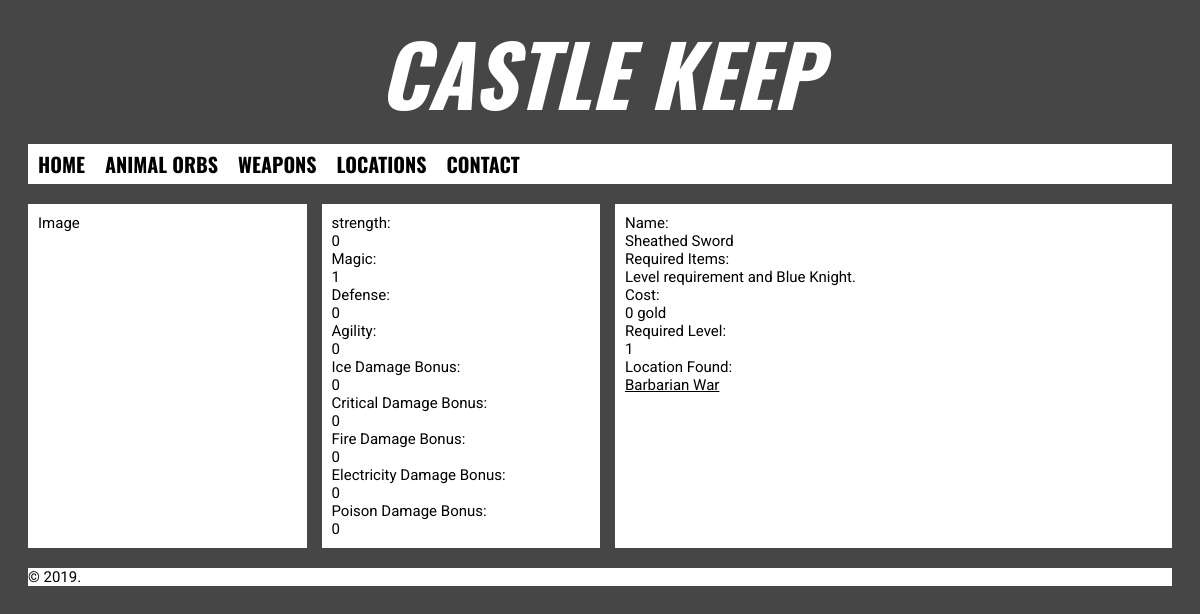
Screenshot of /weapon/3 with the database file from the repository.
### app/models.py (models this page shows)
class Weapon(db.Model):
    __tablename__ = 'Weapon'
    id = db.Column(db.Integer, primary_key=True, nullable=False)
    name = db.Column(db.String(100), nullable=False)
    locationid = db.Column(db.Integer, db.ForeignKey('Location.id'), nullable=False)
    reqItem = db.Column(db.String(2000))
    reqLevel = db.Column(db.Integer, nullable=False)
    mode = db.Column(db.String(10), nullable=False)
    strength = db.Column(db.Integer)
    magic = db.Column(db.Integer)
    defense = db.Column(db.Integer)
    agility = db.Column(db.Integer)
    iceSpecial = db.Column(db.Integer)
    critSpecial = db.Column(db.Integer)
    fireSpecial = db.Column(db.Integer)
    elecSpecial = db.Column(db.Integer)
    poiSpecial = db.Column(db.Integer)
    cost = db.Column(db.Integer)

class Location(db.Model):
    __tablename__ = 'Location'
    id = db.Column(db.Integer, primary_key=True, nullable=False)
    name = db.Column(db.String(100), nullable=False)
    description = db.Column(db.String(2000))
    chapter = db.Column(db.Integer, nullable=False)
    localeType = db.Column(db.String(10))
    orbs = db.relationship('Orb')
    weaponLoc = db.relationship('Weapon', backref = 'locale')

### app/routes.py (the view)
@app.route('/weapon/<id>')
def weapon_details(id):
    weapon = Weapon.query.filter_by(id = id).first()
    location = Location.query.filter_by(id = id).first()
    return render_template('weapon_details.html', page_title="Weapon Details", weapon=weapon, location=location)

### app/templates/weapon_details.html
{% extends 'layout.html' %}
{% block content %}
<div class = "grid-containerOW">
  <div><p>Image</p></div>
  <div class = "textBox">
    <p>
      strength: <br> {{weapon.strength}}
      <br>
      Magic: <br> {{weapon.magic}}
      <br>
      Defense: <br> {{weapon.defense}}
      <br>
      Agility: <br> {{weapon.agility}}
      <br>
      Ice Damage Bonus: <br> {{weapon.iceSpecial}}
      <br>
      Critical Damage Bonus: <br> {{weapon.critSpecial}}
      <br>
      Fire Damage Bonus: <br> {{weapon.fireSpecial}}
      <br>
      Electricity Damage Bonus: <br> {{weapon.elecSpecial}}
      <br>
      Poison Damage Bonus: <br> {{weapon.poiSpecial}}
      <br>
    </p>
  </div>
  <div class = "textBox">
    <p>
      Name: <br> {{weapon.name}}
      <br>
      Required Items: <br> {{weapon.reqItem}}
      <br>
      Cost: <br> {{weapon.cost}} gold
      <br>
      Required Level: <br> {{weapon.reqLevel}}
      <br>
      Location Found: <br> <a href="../location/{{weapon.locationid}}">{{location.name}}</a>
      <br>
    </p>
  </div>
</div>
{% endblock %}

### app/static/stylesheets/style.css (style rules this page uses)
html { background-color: #464646; color: #000000; font-family: 'Roboto', sans-serif; font-size: 15px; text-align: justify; }
.textBox, footer, h2 { margin-top: 0px; margin-bottom: 0px; }
a:link { color: #000000; }
a { margin: 0; }
.grid-containerMain, .grid-containerSecond, .grid-containerOW { display: grid; grid-gap: 15px; margin: 0 20px 20px 20px; }
.grid-containerOW { grid-template-columns: 1fr 1fr 2fr; }
.grid-containerOW > div { background-color: #FFFFFF; width: inherit; height: auto; }
.grid-containerOW > div > p { margin: 10px; }

### rows the page displays
Weapon: strength "0", magic "1", defense "0", agility "0", iceSpecial "0", critSpecial "0", fireSpecial "0", elecSpecial "0", poiSpecial "0", name "Sheathed Sword", reqItem "Level requirement and Blue Knight.", cost "0", reqLevel "1"
Location: name "Barbarian War"
